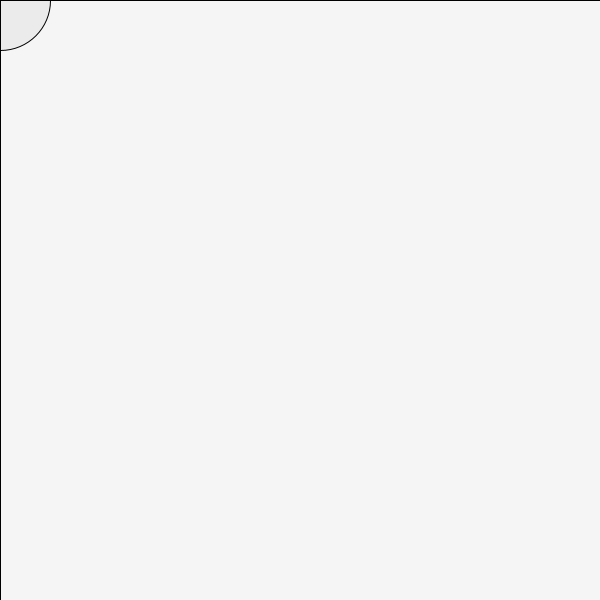
Frame 1 (no input)
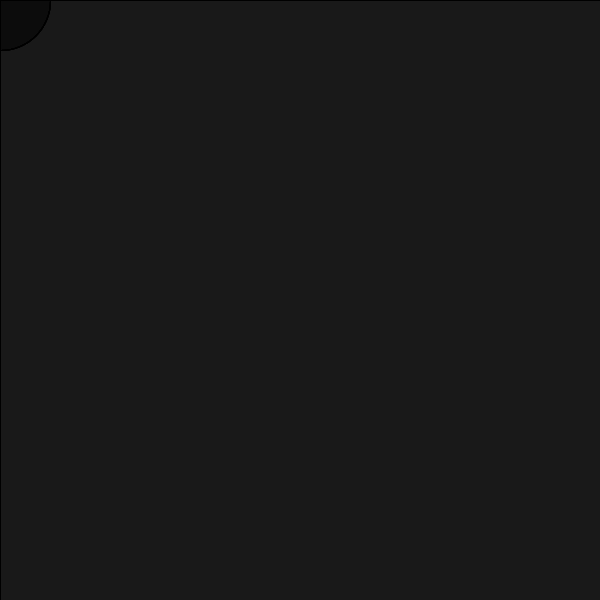
Frame 60 (the mouse pressed at the canvas centre just before this capture)
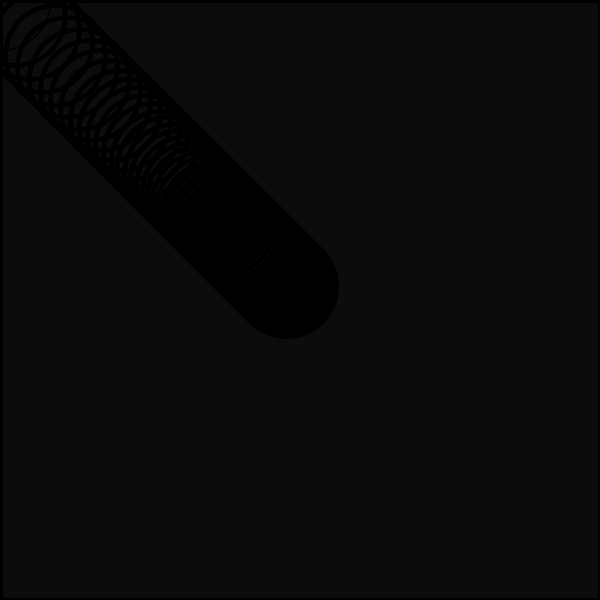
Frame 120 (the mouse held since frame 60 and released just before this capture)

The Processing sketch that drew these frames (run headless with seeded random() and noise(); from frame 60 on, the mouse is pressed at the canvas centre):

// Processing sketch: processing_27361
// ── processing_27361.pde

float x, y, dX, dY;

float easing;


void setup(){
  size(600, 600);
  background(255);
  easing = .05;
} 

void draw(){
  
  fill(0,10);
  rect(0,0,width,height);
  
 dX = mouseX -x;
 dY = mouseY -y;
 
 x = x + dX*easing;
 y = y + dY*easing;
 
 ellipse(x, y,100,100);
 

}
//Press mouse and move across screen

void mousePressed (){
  strokeWeight(5);
  float weight = dist (mouseX,mouseY, pmouseX, pmouseY);
  fill (random(255), random(255), random(255));
  ellipse(mouseX, mouseY, random(width), random(height));
  ellipse(mouseX, mouseY, 80, 80);
}


class Circle{
  float x;
  float y;
  float distance;
  float id;
  float xpos, ypos;
  float acceleration = .5;

    
 
 
 
 //constructor
  Circle(float xpos, float ypos){
    x = xpos;
    y = ypos;
  }
  
  void display (){
    ellipse(x,y,100,100);
    
  }
   void move(){
     x += acceleration;
   }
    void collision(){
  
    }
  }
   
